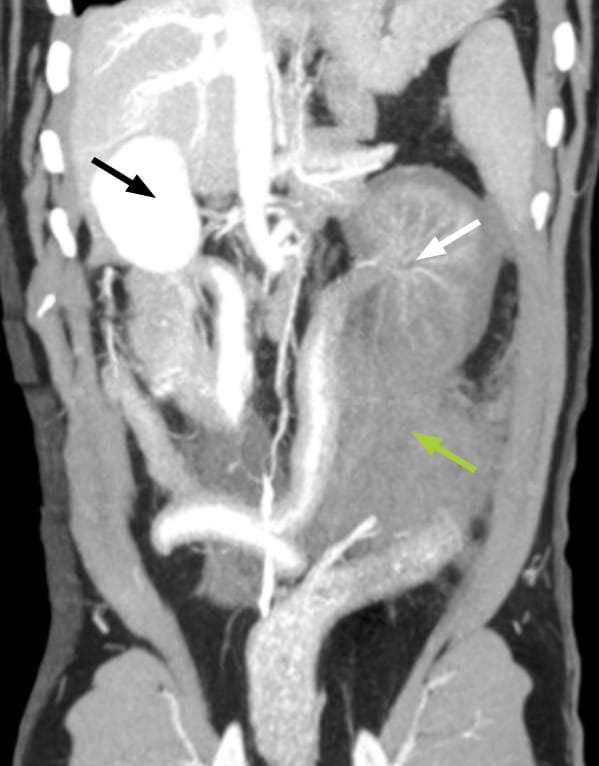
#> input picture pics/pic5.jpeg, 599 x 766 px, found by its file name
$ jupyter execute --allow-errors ArrowReapplication.ipynb   (shell and % lines are left out)
#> lines starting #> are read from the running program, lines starting #| are printed output that depends on the picture
# Arrow Reapplication Notebook

[cell 1]
import os
os.environ['HF_HOME'] = '/gscratch/scrubbed/xckevin/hf_cache'
os.environ['TMPDIR'] = '/gscratch/scrubbed/xckevin/tmp'

[cell 2]
import torch
from PIL import Image
import matplotlib.pyplot as plt
import numpy as np
import math
import cv2
import random
from ultralytics import YOLO
from transformers import Sam3Processor, Sam3Model
from huggingface_hub import login, hf_hub_download

# Check available GPUs
print("Available GPUs:")
#> (the rest of this cell did not finish here and is left out)

### Detect Arrows, Tips, and Tails Prior to Segmentation

[cell 3]
model_path = 'arrow-detector-medium-combined-v2.pt'

# Load the trained model
#> (the rest of this cell did not finish here and is left out)

[cell 4]
# [20 lines left out: functions get_arrow_direction, filter_yolo_by_conf, not called in this run]

# Define the path to an example image in manual_tests
image_path = os.path.join("/gscratch/krishna/xckevin/arrow-detection", 'pics/pic5.jpeg')

# Perform inference on the image
#> (the rest of this cell did not finish here and is left out)

#> (a cell that did not finish here is left out)

### Use BBox to Help Prompt SAM

#> (a cell that did not finish here is left out)

#> (a cell that did not finish here is left out)

[cell 8]
# [50 lines left out: function show_masks_on_black, not called in this run]

[cell 9]
# [22 lines left out: function postprocess_mask, not called in this run]

[cell 10]
# Load an image
image = Image.open(image_path).convert("RGB")
#> image is the input picture: PIL image 599x766 RGB; mean R, G, B 146.6, 146.6, 146.5

#prompt = "arrows"

# Run segmentation with bbox prompt ONLY (no text prompt for better quality)
# Using only bbox prompts often produces higher quality masks than mixing text+bbox
#> (the rest of this cell did not finish here and is left out)

#> (a cell that did not finish here is left out)

### Use YOLO Tip and Tail Points to Have Arrow Point To The Right

[cell 12]
# [46 lines left out: function rotate_arrow, not called in this run]

[cell 13]
# [40 lines left out: function match_sam_to_yolo, not called in this run]

[cell 14]
# [140 lines left out: function save_individual_masks, not called in this run]

#> (a cell that did not finish here is left out)

### Place Derived Arrows Anywhere on Image

[cell 16]
def resize_to_width(image_rgb, target_w=1024, interpolation=cv2.INTER_LINEAR):
    """
    Resize an RGB image to the specified width while preserving aspect ratio.

    Parameters:
    - image_rgb: np.ndarray (H,W,3) in RGB
    - target_w: int target width (default: 1024)
    - interpolation: OpenCV interpolation method

    Returns:
    - resized RGB image with width == target_w
    """
    h, w = image_rgb.shape[:2]
    if w == target_w:
        return image_rgb
    target_h = int(round(h * (target_w / w)))
    return cv2.resize(image_rgb, (target_w, target_h), interpolation=interpolation)

[cell 17]
def preprocess_arrow(arrow_path, rotation_angle=0, scale=1.0):
    """
    Preprocess arrow PNG by rotating and resizing while preserving colors and aspect ratio.

    Parameters:
    -----------
    arrow_path : string
        Filepath of transparent background arrow image located in arrow-pngs folder
    rotation_angle : float
        Rotation angle in degrees (0 = pointing right, 90 = pointing up, -90 = pointing down, 180 = pointing left)
    scale : float, optional
        Uniform scale factor to resize arrow (default: 1.0, no resize)

    Returns:
    --------
    arrow_rgb : np.ndarray
        Rotated and scaled arrow image in RGB format
    alpha : np.ndarray
        Alpha channel for the rotated arrow
    tip_local : tuple
        (x, y) coordinates of the arrow tip in the rotated image
    tail_local : tuple
        (x, y) coordinates of the arrow tail in the rotated image
    bbox_local : tuple
        (x_min, y_min, x_max, y_max) of non-zero alpha in rotated image coords
    """
    arrow_image = cv2.imread(arrow_path, cv2.IMREAD_UNCHANGED)

    # Extract BGR and alpha from arrow image
    if arrow_image.shape[2] == 4:
        arrow_bgr = arrow_image[:, :, :3]
        alpha = arrow_image[:, :, 3] / 255.0
    else:
        arrow_bgr = arrow_image
        alpha = np.ones((arrow_image.shape[0], arrow_image.shape[1]))

    # Convert arrow from BGR to RGB
    arrow_rgb = cv2.cvtColor(arrow_bgr, cv2.COLOR_BGR2RGB)

    # Apply uniform scaling if needed
    if scale != 1.0:
        h, w = arrow_rgb.shape[:2]
        new_w = int(w * scale)
        new_h = int(h * scale)
        if new_w > 0 and new_h > 0:
            arrow_rgb = cv2.resize(arrow_rgb, (new_w, new_h), interpolation=cv2.INTER_LINEAR)
            alpha = cv2.resize(alpha, (new_w, new_h), interpolation=cv2.INTER_LINEAR)

    # Original arrow dimensions and tip/tail positions (before rotation)
    # Tip is in the middle of the right side, tail on the left
    original_tip_local = (arrow_rgb.shape[1], arrow_rgb.shape[0] // 2)
    original_tail_local = (0, arrow_rgb.shape[0] // 2)

    # If no rotation needed, return as-is
    if rotation_angle == 0:
        # Compute bbox on current alpha
        ys, xs = np.nonzero(alpha > 0)
        if len(xs) == 0 or len(ys) == 0:
            bbox_local = (0, 0, 0, 0)
        else:
            bbox_local = (int(xs.min()), int(ys.min()), int(xs.max()), int(ys.max()))
        return arrow_rgb, alpha, original_tip_local, original_tail_local, bbox_local

    # Get the center of rotation (the tip point)
    h, w = arrow_rgb.shape[:2]
    center = original_tip_local

    # Create rotation matrix
    rotation_matrix = cv2.getRotationMatrix2D(center, rotation_angle, 1.0)

    # Calculate new canvas size to fit the rotated image
    # Get the four corners of the original image
    corners = np.array([
        [0, 0, 1],
        [w, 0, 1],
        [0, h, 1],
        [w, h, 1]
    ]).T

    # Transform corners to find new bounding box
    transformed = rotation_matrix @ corners
    x_coords = transformed[0, :]
    y_coords = transformed[1, :]

    x_min = int(np.floor(x_coords.min()))
    x_max = int(np.ceil(x_coords.max()))
    y_min = int(np.floor(y_coords.min()))
    y_max = int(np.ceil(y_coords.max()))

    new_w = x_max - x_min
    new_h = y_max - y_min

    # Adjust rotation matrix to account for the new canvas position
    rotation_matrix[0, 2] -= x_min
    rotation_matrix[1, 2] -= y_min

    # Rotate the arrow image with the expanded canvas
    arrow_rgb_rotated = cv2.warpAffine(arrow_rgb, rotation_matrix, (new_w, new_h),
                                        borderMode=cv2.BORDER_CONSTANT,
                                        borderValue=(0, 0, 0))

    # Rotate the alpha channel
    alpha_rotated = cv2.warpAffine(alpha, rotation_matrix, (new_w, new_h),
                                     borderMode=cv2.BORDER_CONSTANT,
                                     borderValue=0)

    # Transform the tail coordinates using the adjusted rotation matrix
    tail_point = np.array([original_tail_local[0], original_tail_local[1], 1]).reshape(3, 1)
    tail_rotated = rotation_matrix @ tail_point
    tail_local_rotated = (int(round(tail_rotated[0, 0])), int(round(tail_rotated[1, 0])))

    # Transform the tip coordinates
    tip_point = np.array([original_tip_local[0], original_tip_local[1], 1]).reshape(3, 1)
    tip_rotated = rotation_matrix @ tip_point
    tip_local_rotated = (int(round(tip_rotated[0, 0])), int(round(tip_rotated[1, 0])))

    # Compute tight bbox around non-zero alpha
    ys, xs = np.nonzero(alpha_rotated > 0)
    if len(xs) == 0 or len(ys) == 0:
        bbox_local = (0, 0, 0, 0)
    else:
        bbox_local = (int(xs.min()), int(ys.min()), int(xs.max()), int(ys.max()))

    return arrow_rgb_rotated, alpha_rotated, tip_local_rotated, tail_local_rotated, bbox_local

[cell 18]
def overlay_random_arrows(base_image_rgb, arrow_dir, arrow_size=1, num_arrows=2, tip_margin_ratio=0.05):
    """
    Overlay multiple randomly preprocessed arrows onto a base RGB image.

    Returns:
    - output_rgb: np.ndarray (H,W,3) RGB image with arrows overlaid
    - tips: list of (x, y) tip locations on output image
    - tails: list of (x, y) tail locations on output image
    - bboxes: list of (x_min, y_min, x_max, y_max) for each overlaid arrow
    """
    base_h, base_w = base_image_rgb.shape[:2]
    margin_w = int(tip_margin_ratio * base_w)
    margin_h = int(tip_margin_ratio * base_h)

    # Collect arrow PNGs
    arrow_files = [f for f in os.listdir(arrow_dir) if f.lower().endswith(".png")]
    if not arrow_files:
        raise ValueError(f"No PNG files found in {arrow_dir}")

    def intersect_ranges(current, new_ranges):
        merged = []
        for a_start, a_end in current:
            for b_start, b_end in new_ranges:
                start = max(a_start, b_start)
                end = min(a_end, b_end)
                if start < end:
                    merged.append((start, end))
        return merged

    output = base_image_rgb.copy()
    tips = []
    tails = []
    bboxes = []

    for _ in range(num_arrows):
        # Random tip position within margins
        tip_x = random.randint(margin_w, max(margin_w, base_w - margin_w))
        tip_y = random.randint(margin_h, max(margin_h, base_h - margin_h))

        # Angular constraints so tail stays away from nearby edges
        allowed = [(0.0, 360.0)]
        right_edge = tip_x >= 0.8 * base_w
        left_edge = tip_x <= 0.2 * base_w
        top_edge = tip_y <= 0.2 * base_h
        bottom_edge = tip_y >= 0.8 * base_h
        if right_edge:
            allowed = intersect_ranges(allowed, [(0, 90), (270, 360)])
        if left_edge:
            allowed = intersect_ranges(allowed, [(90, 270)])
        if top_edge:
            allowed = intersect_ranges(allowed, [(0, 180)])
        if bottom_edge:
            allowed = intersect_ranges(allowed, [(180, 360)])
        if not allowed:
            allowed = [(0.0, 360.0)]

        spans = [b - a for a, b in allowed]
        total_span = sum(spans)
        pick = random.uniform(0, total_span)
        cumulative = 0.0
        rotation_angle = 0.0
        for (a, b), span in zip(allowed, spans):
            if pick <= cumulative + span:
                rotation_angle = random.uniform(a, b)
                break
            cumulative += span

        # Pick random arrow and preprocess with constrained rotation
        arrow_path = os.path.join(arrow_dir, random.choice(arrow_files))
        arrow_rgb, alpha, tip_local, tail_local, bbox_local = preprocess_arrow(arrow_path, rotation_angle, scale=float(arrow_size)/4)

        # Arrow dimensions
        arrow_h, arrow_w = arrow_rgb.shape[:2]

        # Compute tail position in output coordinates
        tail_x = tip_x + (tail_local[0] - tip_local[0])
        tail_y = tip_y + (tail_local[1] - tip_local[1])

        # Placement (top-left of arrow on output) so tip aligns
        arrow_x = tip_x - tip_local[0]
        arrow_y = tip_y - tip_local[1]

        # Overlap region
        y_start = max(0, arrow_y)
        y_end = min(base_h, arrow_y + arrow_h)
        x_start = max(0, arrow_x)
        x_end = min(base_w, arrow_x + arrow_w)

        # Corresponding region in arrow image
        arrow_y_start = y_start - arrow_y
        arrow_y_end = y_end - arrow_y
        arrow_x_start = x_start - arrow_x
        arrow_x_end = x_end - arrow_x

        # Blend
        if (y_end > y_start) and (x_end > x_start):
            alpha_region = alpha[arrow_y_start:arrow_y_end, arrow_x_start:arrow_x_end]
            for c in range(3):
                output[y_start:y_end, x_start:x_end, c] = (
                    output[y_start:y_end, x_start:x_end, c] * (1 - alpha_region) +
                    arrow_rgb[arrow_y_start:arrow_y_end, arrow_x_start:arrow_x_end, c] * alpha_region
                )

        # Compute bbox in output coordinates by shifting local bbox
        bx0, by0, bx1, by1 = bbox_local
        bbox_out = (
            arrow_x + bx0,
            arrow_y + by0,
            arrow_x + bx1,
            arrow_y + by1
        )

        tips.append((tip_x, tip_y))
        tails.append((tail_x, tail_y))
        bboxes.append(bbox_out)

    return output, tips, tails, bboxes

[cell 19]
# Load base medical image
#base_image_path = os.path.join(project_path, "manual-tests/pic5.jpeg")
base_image = cv2.imread(image_path)
base_image_rgb = cv2.cvtColor(base_image, cv2.COLOR_BGR2RGB)

# Resize to width 1024 while preserving aspect ratio
base_image_rgb = resize_to_width(base_image_rgb, target_w=1024)

# Overlay multiple random arrows using the new helper function
arrow_dir = os.path.join("/gscratch/krishna/xckevin/arrow-detection/arrow-reapplication", "arrow_masks")
output_rgb, tips, tails, bboxes = overlay_random_arrows(base_image_rgb, arrow_dir, arrow_size=1, num_arrows=2)
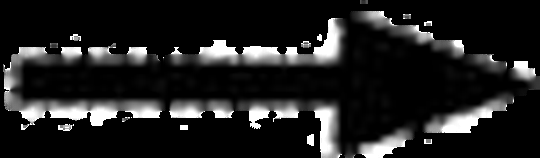
#> input picture arrow-reapplication/arrow_masks/arrow_2.png, 540 x 158 px, found by its file name
#> in preprocess_arrow, arrow_image is the input picture: shape (158, 540, 4); mean B, G, R, A 33, 33, 33, 103.7
#> in preprocess_arrow, `alpha = arrow_image[:, :, 3] / 255.0`:
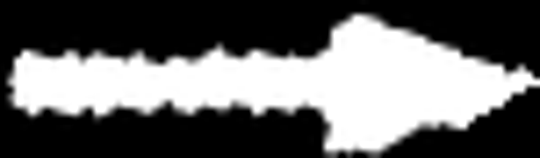
#> alpha: shape (158, 540) float64; min 0, max 1, mean 0.406
#> in preprocess_arrow, `arrow_rgb = cv2.resize(arrow_rgb, (new_w, new_h), interpolation=cv2.IN..`:
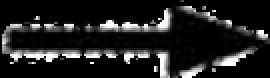
#> arrow_rgb: shape (39, 135, 3) (shown 2 times larger); min 0, max 255, mean 32.4
#> in preprocess_arrow, `alpha = cv2.resize(alpha, (new_w, new_h), interpolation=cv2.INTER_LINE..`:
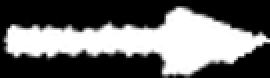
#> alpha: shape (39, 135) float64 (shown 2 times larger); min 0, max 1, mean 0.406
#> in preprocess_arrow, `arrow_rgb_rotated = cv2.warpAffine(arrow_rgb, rotation_matrix, (new_w,..`:
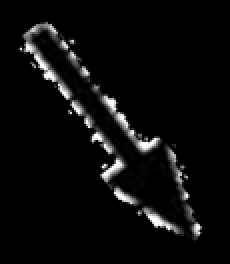
#> arrow_rgb_rotated: shape (132, 115, 3) (shown 2 times larger); min 0, max 255, mean 11.2
#> in preprocess_arrow, `alpha_rotated = cv2.warpAffine(alpha, rotation_matrix, (new_w, new_h),..`:
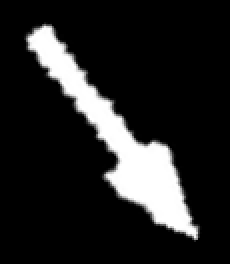
#> alpha_rotated: shape (132, 115) float64 (shown 2 times larger); min 0, max 1, mean 0.141
#> in preprocess_arrow, `ys, xs = np.nonzero(alpha_rotated > 0)`: ys = 3094 values from 9 to 120; xs = 3094 values, max 100 at index 3012, min 9 at index 265, mean 57.98
#> in preprocess_arrow, `bbox_local = (int(xs.min()), int(ys.min()), int(xs.max()), int(ys.max(..`: bbox_local = (9, 9, 100, 120)
#> in overlay_random_arrows, `arrow_rgb, alpha, tip_local, tail_local, bbox_local = preprocess_arrow..`: tip_local = (99, 119); tail_local = (16, 12); bbox_local = (9, 9, 100, 120)
#> in overlay_random_arrows, `tail_x = tip_x + (tail_local[0] - tip_local[0])`: tail_x = 832
#> in overlay_random_arrows, `tail_y = tip_y + (tail_local[1] - tip_local[1])`: tail_y = 746
#> in overlay_random_arrows, `arrow_x = tip_x - tip_local[0]`: arrow_x = 816
#> in overlay_random_arrows, `arrow_y = tip_y - tip_local[1]`: arrow_y = 734
#> in overlay_random_arrows, `y_end = min(base_h, arrow_y + arrow_h)`: y_end = 866
#> in overlay_random_arrows, `x_start = max(0, arrow_x)`: x_start = 816
#> in overlay_random_arrows, `x_end = min(base_w, arrow_x + arrow_w)`: x_end = 931
#> in overlay_random_arrows, `arrow_y_start = y_start - arrow_y`: arrow_y_start = 0
#> in overlay_random_arrows, `arrow_y_end = y_end - arrow_y`: arrow_y_end = 132
#> in overlay_random_arrows, `arrow_x_start = x_start - arrow_x`: arrow_x_start = 0
#> in overlay_random_arrows, `arrow_x_end = x_end - arrow_x`: arrow_x_end = 115
#> after the loop in overlay_random_arrows, `for c in range(3):`:
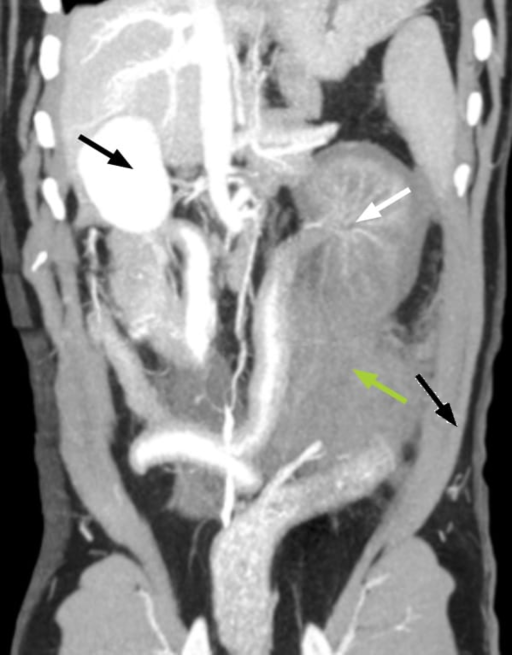
#> output: shape (1309, 1024, 3) (shown at 1/2 size); mean R, G, B 146.3, 146.4, 146.2
#> in overlay_random_arrows, `bx0, by0, bx1, by1 = bbox_local`: bx0 = 9; bx1 = 100; by1 = 120
#> in overlay_random_arrows, `bbox_out = ( arrow_x + bx0, arrow_y + by0, arrow_x + bx1, arrow_y + by..`: bbox_out = (825, 743, 916, 854)
#> tips = [(915, 853), (574, 1060)]; tails = [(832, 746), (469, 975)]; bboxes = [(825, 743, 916, 854), (464, 971, 575, 1062)]

# Display result
plt.figure(figsize=(10, 8))
plt.imshow(output_rgb)

plt.title(f"Random arrows ({len(bboxes)})")
plt.axis('off')
plt.tight_layout()
plt.show()
